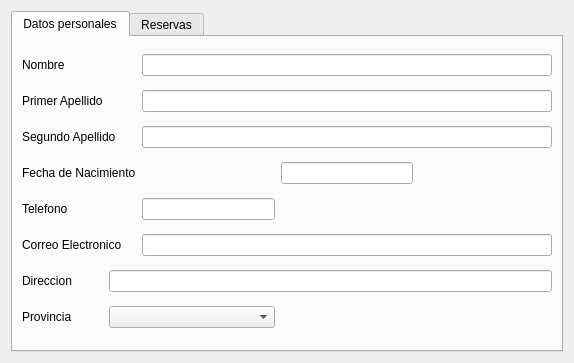
<?xml version="1.0" encoding="UTF-8"?>
<ui version="4.0">
 <class>Form</class>
 <widget class="QWidget" name="Form">
  <property name="geometry">
   <rect>
    <x>0</x>
    <y>0</y>
    <width>574</width>
    <height>363</height>
   </rect>
  </property>
  <property name="windowTitle">
   <string>Form</string>
  </property>
  <layout class="QGridLayout" name="gridLayout_2">
   <item row="0" column="0">
    <widget class="QTabWidget" name="tabWidget">
     <property name="currentIndex">
      <number>0</number>
     </property>
     <widget class="QWidget" name="tab">
      <attribute name="title">
       <string>Datos personales</string>
      </attribute>
      <layout class="QGridLayout" name="gridLayout">
       <item row="0" column="0">
        <widget class="QLabel" name="label">
         <property name="text">
          <string>Nombre</string>
         </property>
         <property name="buddy">
          <cstring>mui_nomasociado</cstring>
         </property>
        </widget>
       </item>
       <item row="0" column="2" colspan="3">
        <widget class="QLineEdit" name="mui_nomasociado"/>
       </item>
       <item row="1" column="0">
        <widget class="QLabel" name="label_2">
         <property name="text">
          <string>Primer Apellido</string>
         </property>
         <property name="buddy">
          <cstring>mui_apellido1asociado</cstring>
         </property>
        </widget>
       </item>
       <item row="1" column="2" colspan="3">
        <widget class="QLineEdit" name="mui_apellido1asociado"/>
       </item>
       <item row="2" column="0" colspan="2">
        <widget class="QLabel" name="label_3">
         <property name="text">
          <string>Segundo Apellido</string>
         </property>
         <property name="buddy">
          <cstring>mui_apellido2asociado</cstring>
         </property>
        </widget>
       </item>
       <item row="2" column="2" colspan="3">
        <widget class="QLineEdit" name="mui_apellido2asociado"/>
       </item>
       <item row="3" column="0" colspan="2">
        <widget class="QLabel" name="label_4">
         <property name="text">
          <string>Fecha de Nacimiento</string>
         </property>
         <property name="buddy">
          <cstring>mui_fechanacimientoasociado</cstring>
         </property>
        </widget>
       </item>
       <item row="3" column="2">
        <spacer name="horizontalSpacer_2">
         <property name="orientation">
          <enum>Qt::Horizontal</enum>
         </property>
         <property name="sizeType">
          <enum>QSizePolicy::Fixed</enum>
         </property>
         <property name="sizeHint" stdset="0">
          <size>
           <width>30</width>
           <height>20</height>
          </size>
         </property>
        </spacer>
       </item>
       <item row="3" column="3">
        <widget class="BlDateSearch" name="mui_fechanacimientoasociado">
         <property name="maximumSize">
          <size>
           <width>150</width>
           <height>16777215</height>
          </size>
         </property>
        </widget>
       </item>
       <item row="3" column="4">
        <spacer name="horizontalSpacer">
         <property name="orientation">
          <enum>Qt::Horizontal</enum>
         </property>
         <property name="sizeHint" stdset="0">
          <size>
           <width>40</width>
           <height>20</height>
          </size>
         </property>
        </spacer>
       </item>
       <item row="4" column="0">
        <widget class="QLabel" name="label_5">
         <property name="text">
          <string>Telefono</string>
         </property>
         <property name="buddy">
          <cstring>mui_telasociado</cstring>
         </property>
        </widget>
       </item>
       <item row="5" column="0" colspan="2">
        <widget class="QLabel" name="label_6">
         <property name="text">
          <string>Correo Electronico</string>
         </property>
         <property name="buddy">
          <cstring>mui_mailasociado</cstring>
         </property>
        </widget>
       </item>
       <item row="5" column="2" colspan="3">
        <widget class="QLineEdit" name="mui_mailasociado"/>
       </item>
       <item row="6" column="0">
        <widget class="QLabel" name="label_7">
         <property name="text">
          <string>Direccion</string>
         </property>
         <property name="buddy">
          <cstring>mui_dirasociado</cstring>
         </property>
        </widget>
       </item>
       <item row="6" column="1" colspan="4">
        <widget class="QLineEdit" name="mui_dirasociado"/>
       </item>
       <item row="7" column="0">
        <widget class="QLabel" name="label_8">
         <property name="text">
          <string>Provincia</string>
         </property>
         <property name="buddy">
          <cstring>mui_idprovincia</cstring>
         </property>
        </widget>
       </item>
       <item row="7" column="1" colspan="2">
        <widget class="BlComboBox" name="mui_idprovincia"/>
       </item>
       <item row="4" column="2">
        <widget class="QLineEdit" name="mui_telasociado"/>
       </item>
      </layout>
     </widget>
     <widget class="QWidget" name="tab_2">
      <attribute name="title">
       <string>Reservas</string>
      </attribute>
      <layout class="QGridLayout" name="gridLayout_3">
       <item row="0" column="0">
        <widget class="BlSubForm" name="mui_list" native="true"/>
       </item>
      </layout>
     </widget>
    </widget>
   </item>
  </layout>
 </widget>
 <customwidgets>
  <customwidget>
   <class>BlComboBox</class>
   <extends>QComboBox</extends>
   <header>blcombobox.h</header>
  </customwidget>
  <customwidget>
   <class>BlDateSearch</class>
   <extends>QLineEdit</extends>
   <header>bldatesearch.h</header>
  </customwidget>
  <customwidget>
   <class>BlSubForm</class>
   <extends>QWidget</extends>
   <header>blsubform.h</header>
   <container>1</container>
  </customwidget>
 </customwidgets>
 <resources/>
 <connections/>
</ui>
